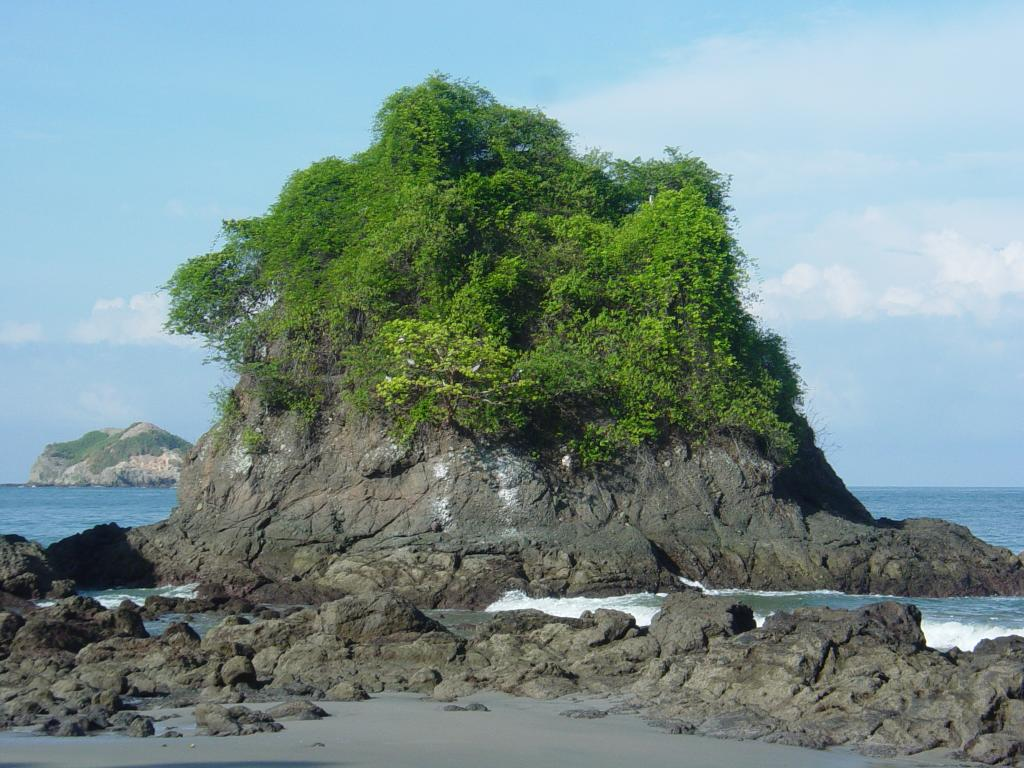
#> input picture Lab3/Grupo3-Laboratorio03/Manuel_A_prueba00.jpeg, 1024 x 768 px
$ python -i Tarea3.py   (imports and definitions only)   (older library calls are emulated)
#> lines starting #> are read from the running program, lines starting #| are printed output that depends on the picture; after the words box and inside, x2 and y2 are one past the last pixel; in counts of white or black regions, pixels touching at a corner belong together
#Código obtenido de https://learnopencv.com/edge-detection-using-opencv/
import cv2
import sys
import math
import numpy as np
from tkinter import filedialog as fd
from tkinter.messagebox import showinfo
from tkinter import *


def main():
    filetypes = (
        ('jpeg files', ('*.jpeg', '*.jpg')),
        ('png files', '*.png'),
        ('All files', '*.*')
    )

    root = Tk()
    fileName = fd.askopenfilename(initialdir = '/', title = 'Seleccione la imagen', filetypes = filetypes)
#> the answer given: Manuel_A_prueba00.jpeg
    showinfo(title = 'Archivo seleccionado', message = fileName)

    # Read the original image
    img = cv2.imread(fileName)
#> img is the input picture: shape (768, 1024, 3); mean B, G, R 140.3, 142.4, 120.6
    if img is None:
        showinfo(title = 'Error', message = 'No se pudo leer la imagen')
        sys.exit('No se pudo leer la imagen.')

    # Display original image
    cv2.imshow('Original', img)

    # Convert to graycsale
    img_gray = cv2.cvtColor(img, cv2.COLOR_BGR2GRAY)
    # Blur the image for better edge detection
    img_blur = cv2.GaussianBlur(img_gray, (3,3), 0)

    # Sobel Edge Detection
    sobelx = cv2.Sobel(src=img_blur, ddepth=cv2.CV_64F, dx=1, dy=0, ksize=3) # Sobel Edge Detection on the X axis
    sobely = cv2.Sobel(src=img_blur, ddepth=cv2.CV_64F, dx=0, dy=1, ksize=3) # Sobel Edge Detection on the Y axis
    sobelxy = cv2.Sobel(src=img_blur, ddepth=cv2.CV_64F, dx=1, dy=1, ksize=3) # Combined X and Y Sobel Edge Detection

    laplacian = cv2.Laplacian(img_blur,cv2.CV_64F)

    # Display Sobel Edge Detection Images
    cv2.imshow('Sobel x', sobelx)
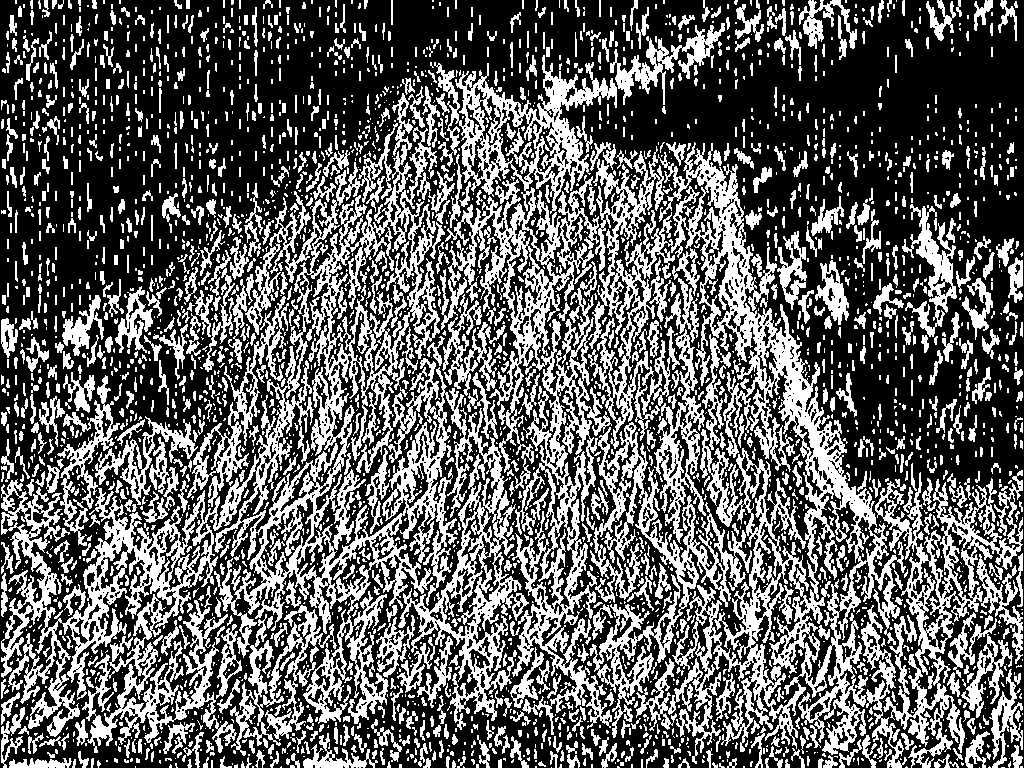
#> window 'Sobel x': shape (768, 1024); 37.3% white; 3305 white regions (2170 under 20 px), largest, box (x1, y1, x2, y2) and area: (1, 93, 529, 756) 73008, (588, 142, 906, 764) 45721, (434, 55, 617, 735) 31770
    cv2.imwrite('sobelx.jpeg', sobelx)
    cv2.imshow('Sobel y', sobely)
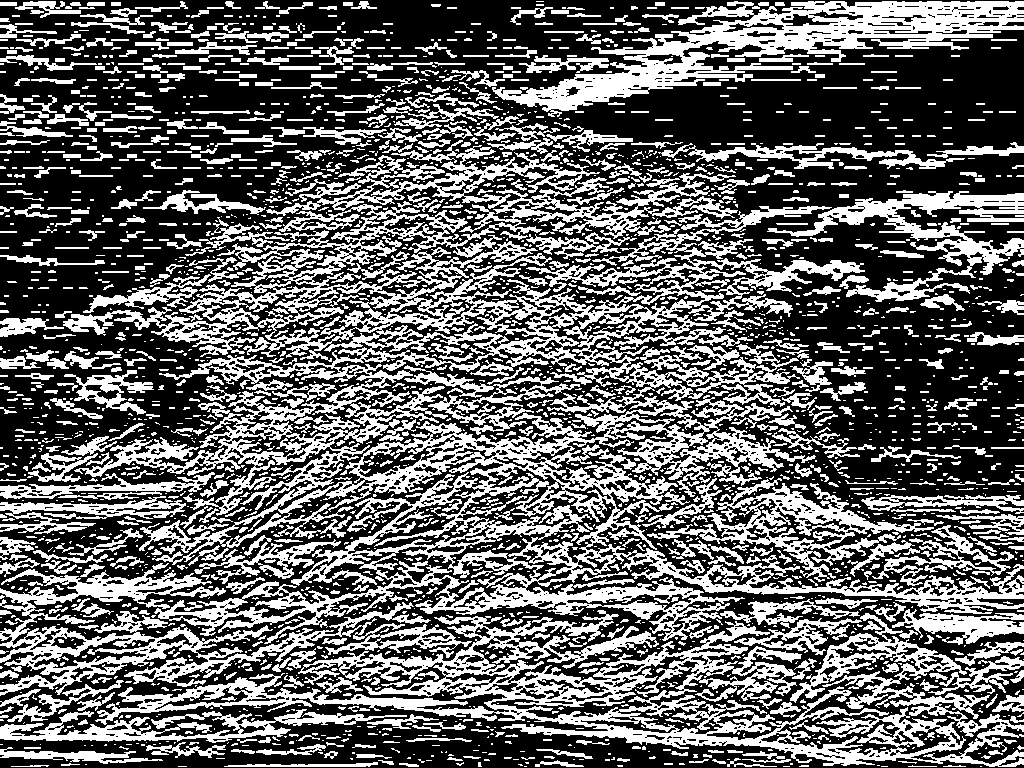
#> window 'Sobel y': shape (768, 1024); 39% white; 2828 white regions (1889 under 20 px), largest, box (x1, y1, x2, y2) and area: (63, 173, 1024, 644) 104761, (95, 610, 1024, 767) 36666, (492, 1, 1024, 117) 17624
    cv2.imwrite('sobely.jpeg', sobely)
    cv2.imshow('Sobel xy', sobelxy)
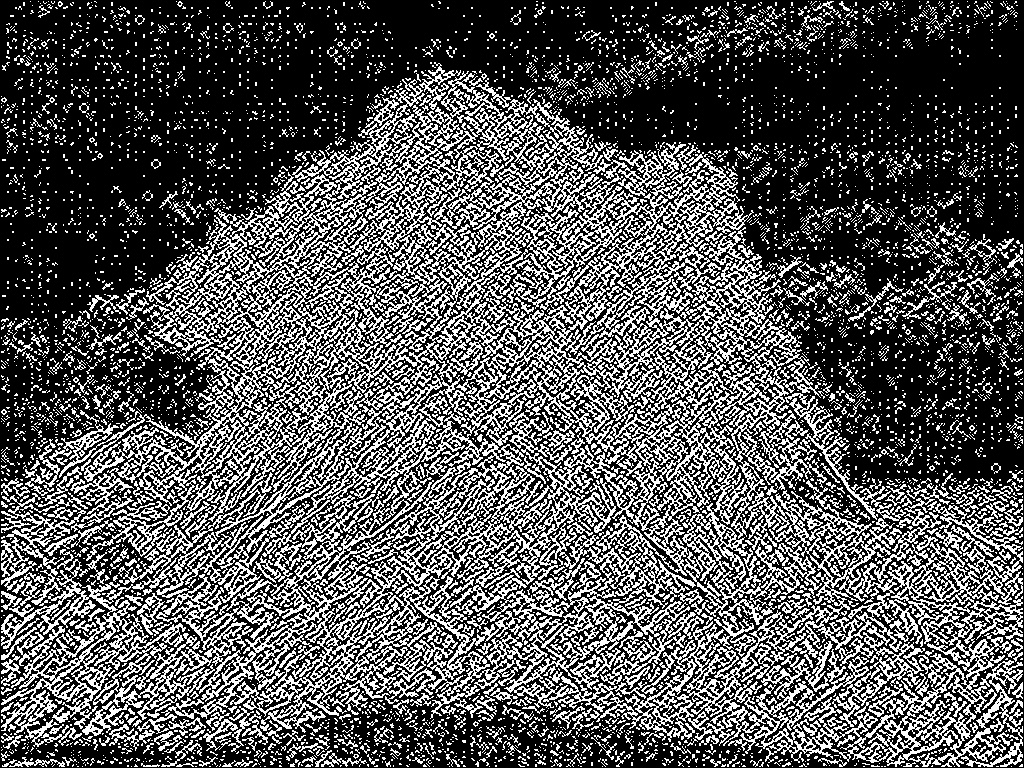
#> window 'Sobel xy': shape (768, 1024); 33.6% white in thin lines or dots
    cv2.imwrite('sobelxy.jpeg', sobelxy)
    cv2.imshow('Laplacian', laplacian)
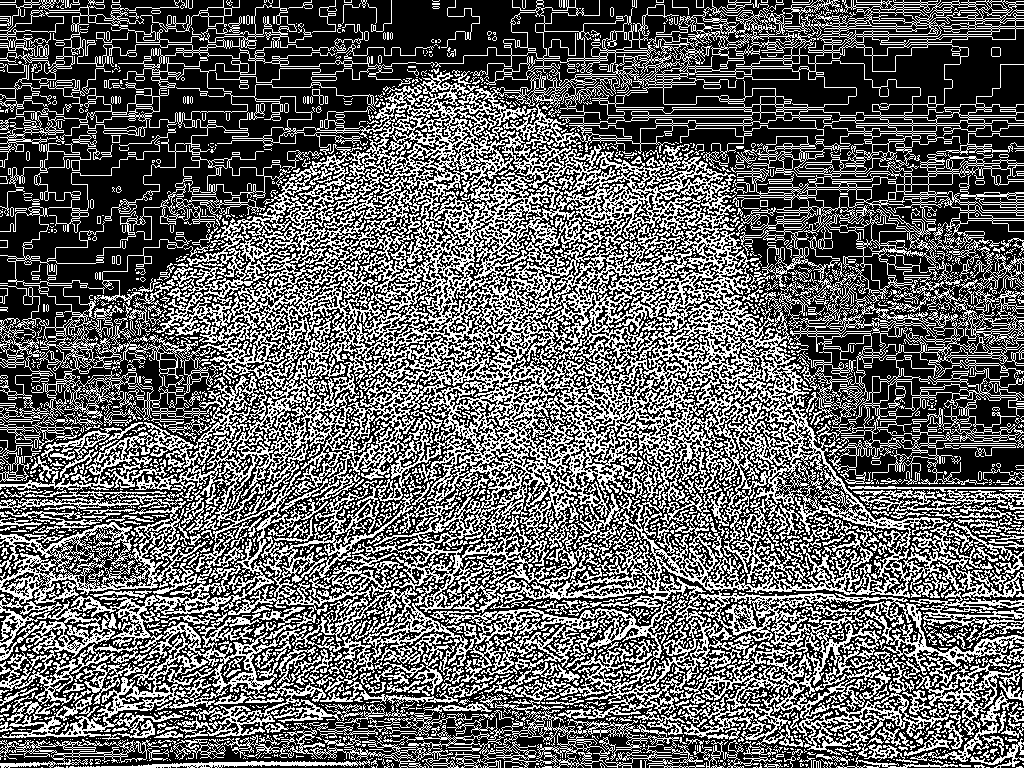
#> window 'Laplacian': shape (768, 1024); 38.7% white in thin lines or dots
    cv2.imwrite('laplacian.jpeg', laplacian)

    # Canny Edge Detection
    edges = cv2.Canny(image=img_blur, threshold1=100, threshold2=200) # Canny Edge Detection
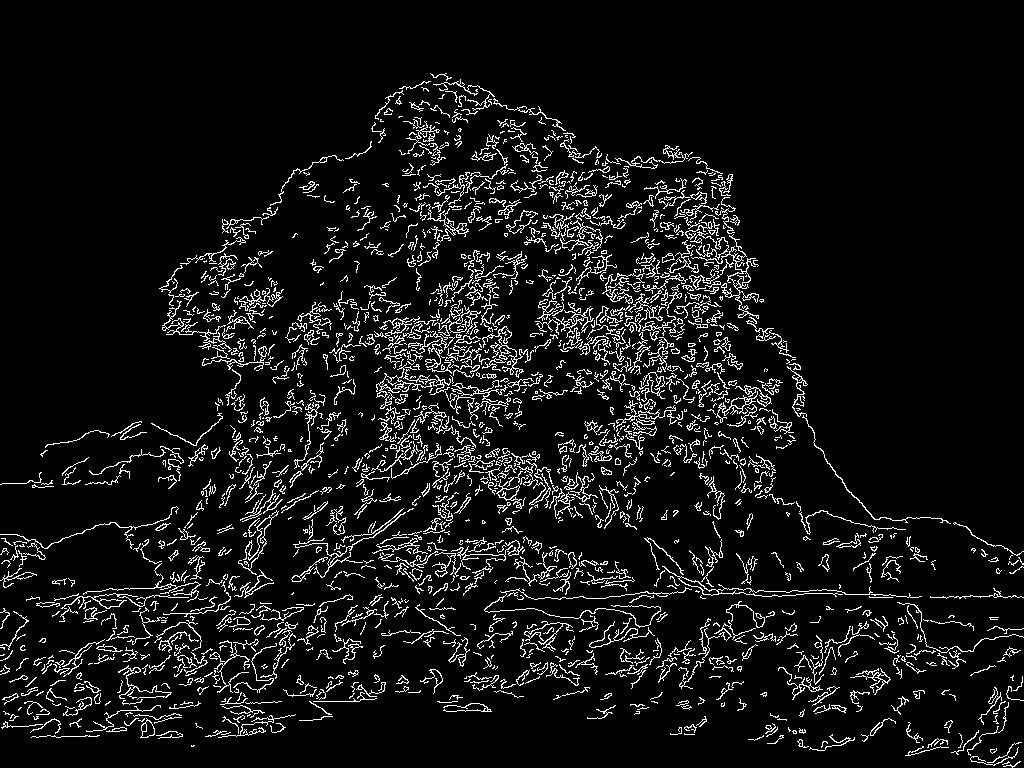
#> edges: shape (768, 1024); 7.4% white in thin lines or dots
    # Display Canny Edge Detection Image
    cv2.imshow('Canny', edges)
    cv2.imwrite('canny.jpeg', edges)

>>> result = main()
